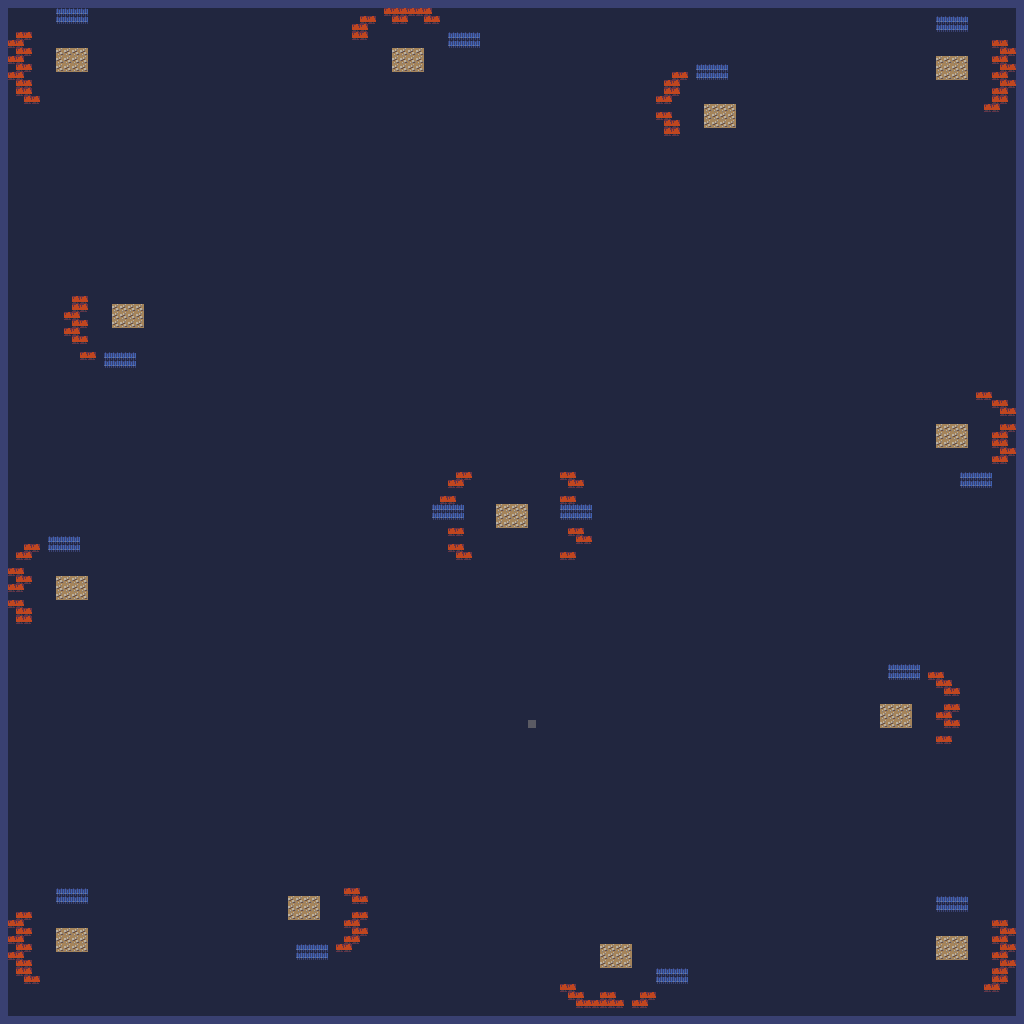

Rendered tile map (Tiled .tmx) drawn with the repository's tilesets; below, a short description and the map source with its tile grids summarised:
An orthogonal 128x128 tile map with 8x8 px tiles, 1 tile layer (Tile Layer 1), 2 tilesets and 1 object (Player).

<map version="1.2" tiledversion="1.2.1" orientation="orthogonal" renderorder="right-down" width="128" height="128" tilewidth="8" tileheight="8" infinite="0" nextlayerid="3" nextobjectid="5">
 <tileset firstgid="1" source="galletcity_tiles.tsx" />
 <tileset firstgid="169" source="cavesofgallet_tiles.tsx" />
 <layer id="1" name="Tile Layer 1" width="128" height="128">
  <data>[16384 cells, 16384 non-empty, 6 distinct tile ids]</data>
 </layer>
 <objectgroup id="2" name="entities">
  <object id="4" name="Player" x="511.5" y="515.75" />
 </objectgroup>
</map>
